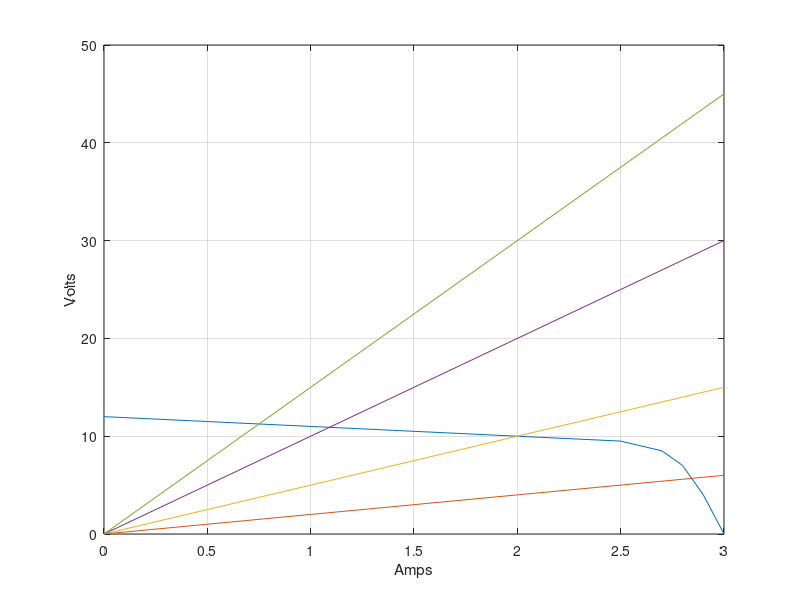

The MATLAB source for this figure:

% Given Data Values:
amps = [0.0 0.5 1.0 1.5 2.0 2.5 2.7 2.8 2.9 3.0];
volts = [12.0 11.5 11.0 10.5 10.0 9.5 8.5 7.0 4.0 0.0];

% Different Load Values:
R1 = 2;
R2 = 5;
R3 = 10;
R4 = 15;

% Kirchoff's Functions:
VR1 = amps * R1;
VR2 = amps * R2;
VR3 = amps * R3;
VR4 = amps * R4;

% Plot:
figure;
plot (amps, volts, amps, VR1, amps, VR2, amps, VR3, amps, VR4);
grid on;
xlabel ('Amps');
ylabel ('Volts');